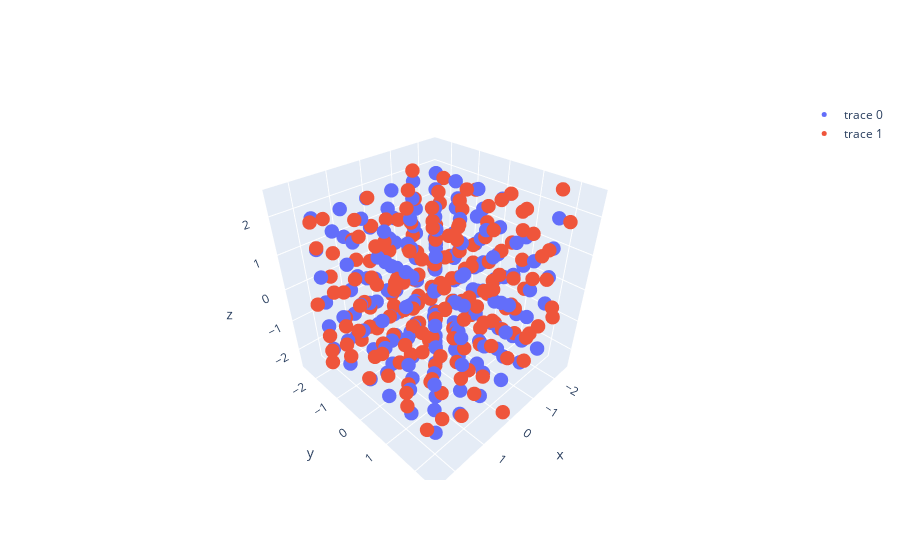

Notebook code cell kept with this figure:
### Code cell
# -*- coding: utf-8 -*-
import plotly.graph_objects as go
from itertools import starmap


# mode='makers'を指定しないと点の間に線が引かれる
fig = go.Figure(
    data=[
        go.Scatter3d(
            x=x[:, 0],
            y=x[:, 1],
            z=x[:, 2],
            mode="markers",
            marker=dict(
                size=5,
                # color=point_sum,
                colorscale="Viridis",
                # symbol=result_symbol
            ),
        ),
        go.Scatter3d(
            x=x_quenched[:, 0],
            y=x_quenched[:, 1],
            z=x_quenched[:, 2],
            mode="markers",
            marker=dict(
                size=5,
                # color=point_sum,
                colorscale="Viridis",
                # symbol=result_symbol
            ),
        ),
    ]
)
fig.show()

### Figure 1 — Plotly figure (JSON) as saved in the notebook; plotly's stock layout.template omitted (floating-point values rounded to 4 significant figures; data arrays with more than 128 entries replaced by an {"elided": "..."} marker saying what was removed)
{"data": [{"marker": {"colorscale": [[0, "#440154"], [0.1111, "#482878"], [0.2222, "#3e4989"], [0.3333, "#31688e"], [0.4444, "#26828e"], [0.5556, "#1f9e89"], [0.6667, "#35b779"], [0.7778, "#6ece58"], [0.8889, "#b5de2b"], [1, "#fde725"]], "size": 5}, "mode": "markers", "type": "scatter3d", "x": {"elided": "192 float values"}, "y": {"elided": "192 float values"}, "z": {"elided": "192 float values"}}, {"marker": {"colorscale": [[0, "#440154"], [0.1111, "#482878"], [0.2222, "#3e4989"], [0.3333, "#31688e"], [0.4444, "#26828e"], [0.5556, "#1f9e89"], [0.6667, "#35b779"], [0.7778, "#6ece58"], [0.8889, "#b5de2b"], [1, "#fde725"]], "size": 5}, "mode": "markers", "type": "scatter3d", "x": {"elided": "192 float values"}, "y": {"elided": "192 float values"}, "z": {"elided": "192 float values"}}], "layout": {}}
